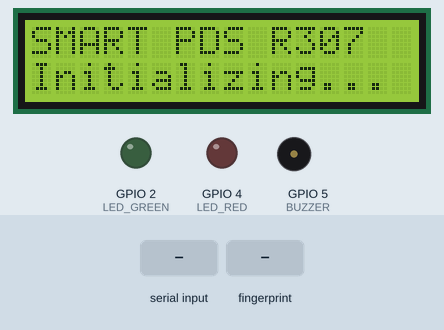
Simulated run of this sketch. Board: ESP32. Shown: 16×2 character LCD, output pins drawn as LEDs (lit = HIGH), buzzer (waves = sounding, pin HIGH). The test bench sets the inputs (shaded band). WiFi joins after 1.5 s; servers stay silent unless stated; what the sketch prints to the serial monitor is not drawn.

Above: at 1.2 s.
At 8.4 s:
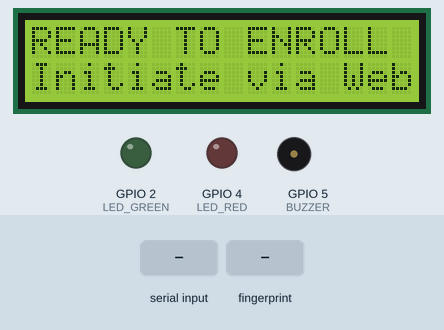
8.5 s: "ENROLL:\n" received over Serial
At 9.9 s:
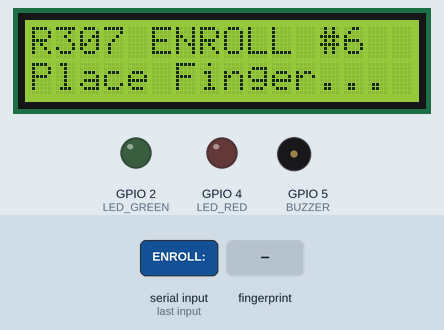
10.2 s: finger stored as number 1 placed on the sensor
At 11.3 s:
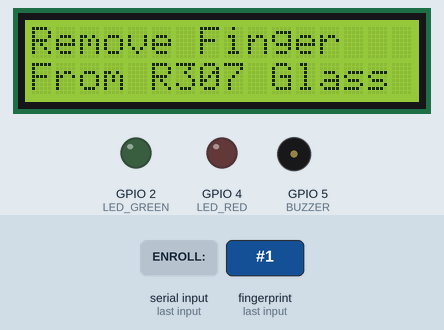
13.2 s: finger stored as number 1 placed on the sensor
At 15.2 s:
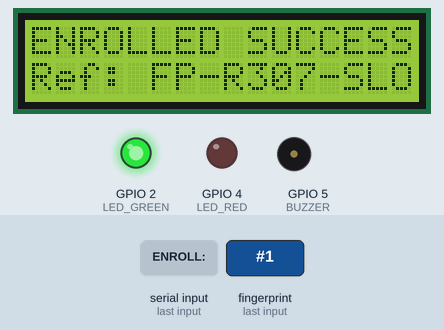
Timing chart, 0 to 18.6 s (numbered marks = the images above; inputs shaded):
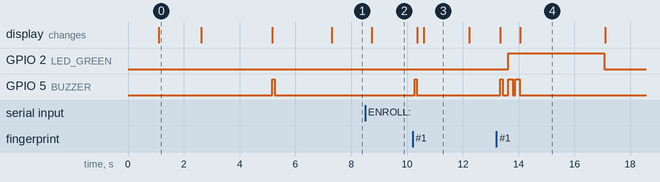

Measured:
- after the input at 8.5 s, the display: changes after 0.23 s (image 2)
- after the input at 10.2 s, GPIO 5 (BUZZER): LOW → HIGH after 0.07 s, → LOW 0.08 s later; the display: first changes after 0.17 s (image 3 shows a later state)
- after the input at 13.2 s, GPIO 2 (LED_GREEN): LOW → HIGH after 0.43 s, → LOW 3.4 s later; GPIO 5 (BUZZER): goes HIGH 0.08 s, LOW 0.20 s, HIGH 0.15 s, LOW 0.10 s, HIGH 0.15 s, then LOW, starting after 0.15 s; the display: first changes after 0.15 s (image 4 shows a later state)
- what the display in image 0 shows lasts 1.5 s, from 1.1 s to 2.6 s
- what the display in image 3 shows lasts 1.6 s, from 10.6 s to 12.2 s

The sketch:

fingerprint_enrollment.ino
```cpp
/*
 * =========================================================================================
 * Smart Indian Public Distribution System (PDS)
 * ESP32 Biometric Fingerprint Enrollment Module - Specifically for R307 Optical Sensor
 * =========================================================================================
 *
 * Hardware:
 * - ESP32 NodeMCU-32S / ESP32-WROOM-32
 * - R307 Optical Fingerprint Sensor Module (1000 Fingerprint Storage, 57600 baud, 5V VCC)
 * - 16x2 I2C Character LCD (PCF8574 backpack)
 * - Status LEDs (Green=GPIO 2, Red=GPIO 4) & Active Buzzer (GPIO 5)
 *
 * R307 6-Pin Connector Wiring:
 *   Pin 1 (Red)    : VCC -> ESP32 5V / VIN (Requires steady 4.5V - 6.0V DC)
 *   Pin 2 (Black)  : GND -> ESP32 GND
 *   Pin 3 (Yellow) : TXD -> ESP32 GPIO 16 (Serial2 RX)
 *   Pin 4 (White)  : RXD -> ESP32 GPIO 17 (Serial2 TX via 1k/2k resistor divider to 3.3V)
 *   Pin 5 (Blue)   : WAK / Touch Out -> ESP32 GPIO 34 (Optional Touch Wakeup)
 *   Pin 6 (Green)  : 3.3V Touch Power -> ESP32 3.3V (Optional)
 *
 * LCD I2C Wiring:
 *   SDA -> ESP32 GPIO 21
 *   SCL -> ESP32 GPIO 22
 * =========================================================================================
 */

#include <WiFi.h>
#include <HTTPClient.h>
#include <Adafruit_Fingerprint.h>
#include <Wire.h>
#include <LiquidCrystal_I2C.h>
#include <ArduinoJson.h>

// WiFi Configuration
const char* ssid = "YOUR_WIFI_SSID";
const char* password = "YOUR_WIFI_PASSWORD";

// Backend API URL (Smart PDS Server)
const char* serverUrl = "http://192.168.1.100:5000/api/iot";
const char* deviceToken = "DEV-ENROLL-KIOSK-01"; // Registered Kiosk Token

// Hardware Pin Definitions
#define R307_RX_PIN 16 // Connects to R307 Yellow (TX)
#define R307_TX_PIN 17 // Connects to R307 White (RX)
#define R307_TOUCH_PIN 34 // Connects to R307 Blue (Touch detect)

const int LED_GREEN = 2;
const int LED_RED = 4;
const int BUZZER = 5;

// Hardware Serial2 for R307 Optical Sensor
HardwareSerial r307Serial(2);
Adafruit_Fingerprint finger = Adafruit_Fingerprint(&r307Serial);
LiquidCrystal_I2C lcd(0x27, 16, 2);

String currentSessionId = "";
String currentCustomerId = "";
String currentMemberId = "head";

void setup() {
  Serial.begin(115200);
  delay(1000);
  Serial.println("\n========================================================");
  Serial.println(" SMART PDS - R307 OPTICAL FINGERPRINT ENROLLMENT NODE   ");
  Serial.println(" Sensor: R307 Optical (Baud: 57600, 512B Template)      ");
  Serial.println("========================================================");

  pinMode(LED_GREEN, OUTPUT);
  pinMode(LED_RED, OUTPUT);
  pinMode(BUZZER, OUTPUT);
  pinMode(R307_TOUCH_PIN, INPUT);

  // Initialize LCD
  Wire.begin(21, 22);
  lcd.init();
  lcd.backlight();
  lcd.setCursor(0, 0);
  lcd.print("SMART PDS R307");
  lcd.setCursor(0, 1);
  lcd.print("Initializing...");

  // Connect to WiFi
  WiFi.begin(ssid, password);
  int wifiAttempts = 0;
  while (WiFi.status() != WL_CONNECTED && wifiAttempts < 15) {
    delay(500);
    Serial.print(".");
    wifiAttempts++;
  }

  if (WiFi.status() == WL_CONNECTED) {
    Serial.println("\n[WiFi] Connected successfully. IP: " + WiFi.localIP().toString());
    lcd.setCursor(0, 1);
    lcd.print("WiFi Connected ");
  } else {
    Serial.println("\n[WiFi] Connection timeout. Operating in Standalone / Serial Mode.");
    lcd.setCursor(0, 1);
    lcd.print("WiFi Offline   ");
  }
  delay(1000);

  // Initialize R307 Optical Sensor on Hardware Serial2
  // R307 default baud rate is strictly 57600 bps
  r307Serial.begin(57600, SERIAL_8N1, R307_RX_PIN, R307_TX_PIN);
  delay(500);

  finger.begin(57600);
  if (finger.verifyPassword()) {
    Serial.println("✅ R307 Optical Fingerprint Sensor detected & authenticated!");

    // Read and print R307 hardware parameters
    finger.getParameters();
    Serial.print("  - Sensor Status: OK (0x"); Serial.print(finger.status_reg, HEX); Serial.println(")");
    Serial.print("  - Storage Capacity: "); Serial.print(finger.capacity); Serial.println(" fingerprint templates");
    Serial.print("  - Security Level: "); Serial.println(finger.security_level);
    Serial.print("  - Packet Size: "); Serial.println(finger.packet_len);

    lcd.clear();
    lcd.print("R307 SENSOR READY");
    lcd.setCursor(0, 1);
    lcd.print("Cap: " + String(finger.capacity) + " Prints");
    beep(100);
  } else {
    Serial.println("❌ ERROR: R307 Optical Sensor not responding!");
    Serial.println("  Check: 1) VCC is 5V (Not 3.3V) | 2) Yellow wire -> GPIO 16 | 3) White wire -> GPIO 17");
    lcd.clear();
    lcd.print("R307 SENSOR ERR");
    lcd.setCursor(0, 1);
    lcd.print("Check 5V & UART");
    digitalWrite(LED_RED, HIGH);
  }

  delay(2000);
  lcd.clear();
  lcd.print("READY TO ENROLL");
  lcd.setCursor(0, 1);
  lcd.print("Initiate via Web");
}

void loop() {
  // Listen for commands from Serial or Web Dashboard
  if (Serial.available()) {
    String cmd = Serial.readStringUntil('\n');
    cmd.trim();

    // Command format: ENROLL:<sessionId>:<customerId>:<memberId>
    if (cmd.startsWith("ENROLL:")) {
      int firstColon = cmd.indexOf(':');
      int secondColon = cmd.indexOf(':', firstColon + 1);
      int thirdColon = cmd.indexOf(':', secondColon + 1);

      currentSessionId = cmd.substring(firstColon + 1, secondColon);
      currentCustomerId = cmd.substring(secondColon + 1, thirdColon != -1 ? thirdColon : cmd.length());
      if (thirdColon != -1) {
        currentMemberId = cmd.substring(thirdColon + 1);
      } else {
        currentMemberId = "head";
      }

      int slotId = findNextFreeR307Slot();
      enrollR307Fingerprint(slotId);
    }
  }

  delay(200);
}

// Find next free template slot in R307 internal flash (slots 1 to 1000)
int findNextFreeR307Slot() {
  for (int id = 1; id <= 1000; id++) {
    if (finger.loadModel(id) != FINGERPRINT_OK) {
      return id; // Free slot found
    }
  }
  return 1;
}

// 2-Pass optical image capture & minutiae template generation for R307
void enrollR307Fingerprint(int slotId) {
  int p = -1;
  lcd.clear();
  lcd.print("R307 ENROLL #" + String(slotId));
  lcd.setCursor(0, 1);
  lcd.print("Place Finger...");

  notifyBackendEnrollStep("WAITING_FOR_FINGERPRINT", "");
  Serial.print("\n[R307] Waiting for clean finger placement in slot #"); Serial.println(slotId);

  // PASS 1: Capture first fingerprint image
  while (p != FINGERPRINT_OK) {
    p = finger.getImage();
    switch (p) {
      case FINGERPRINT_OK:
        Serial.println("[R307] Image 1 captured successfully.");
        break;
      case FINGERPRINT_NOFINGER:
        break;
      case FINGERPRINT_PACKETRECIEVEERR:
        Serial.println("[R307] Communication error with sensor.");
        break;
      case FINGERPRINT_IMAGEFAIL:
        Serial.println("[R307] Optical imaging failure.");
        break;
      default:
        Serial.print("[R307] Unknown error: 0x"); Serial.println(p, HEX);
        break;
    }
    delay(50);
  }

  notifyBackendEnrollStep("SCANNING", "");
  beep(80);
  lcd.setCursor(0, 1);
  lcd.print("Image 1 Converted");

  // Convert Image 1 into CharBuffer 1 (Minutiae extraction)
  p = finger.image2Tz(1);
  if (p != FINGERPRINT_OK) {
    showR307Error("Minutiae Err 1");
    notifyBackendEnrollStep("FAILED", "Could not extract minutiae from image 1.");
    return;
  }

  // Instruct user to remove finger
  lcd.clear();
  lcd.print("Remove Finger");
  lcd.setCursor(0, 1);
  lcd.print("From R307 Glass");
  Serial.println("[R307] Remove finger from prism");
  delay(1500);

  p = 0;
  while (p != FINGERPRINT_NOFINGER) {
    p = finger.getImage();
    delay(50);
  }

  // PASS 2: Place same finger again for template confirmation
  lcd.clear();
  lcd.print("Place Same");
  lcd.setCursor(0, 1);
  lcd.print("Finger Again...");
  Serial.println("[R307] Place same finger for second verification pass");

  p = -1;
  while (p != FINGERPRINT_OK) {
    p = finger.getImage();
    delay(50);
  }

  lcd.setCursor(0, 1);
  lcd.print("Processing 2...");
  beep(80);

  // Convert Image 2 into CharBuffer 2
  p = finger.image2Tz(2);
  if (p != FINGERPRINT_OK) {
    showR307Error("Minutiae Err 2");
    notifyBackendEnrollStep("FAILED", "Could not extract minutiae from image 2.");
    return;
  }

  // Step 3: Combine CharBuffer 1 & 2 to generate standard R307 Model
  p = finger.createModel();
  if (p == FINGERPRINT_OK) {
    Serial.println("[R307] Both passes matched! Template model generated.");
  } else if (p == FINGERPRINT_ENROLLMISMATCH) {
    showR307Error("Prints Mismatch!");
    notifyBackendEnrollStep("FAILED", "First and second fingerprint passes did not match.");
    return;
  } else {
    showR307Error("Model Gen Err");
    notifyBackendEnrollStep("FAILED", "Could not create template model.");
    return;
  }

  // Step 4: Store in R307 Flash Memory
  p = finger.storeModel(slotId);
  if (p == FINGERPRINT_OK) {
    Serial.println("[R307] Stored successfully in internal flash slot: " + String(slotId));
    digitalWrite(LED_GREEN, HIGH);
    beep(150); delay(100); beep(150);

    // Generate secure one-way reference string (Raw biometric stays on R307 hardware)
    String templateRef = "FP-R307-SLOT" + String(slotId) + "-" + String(millis());

    lcd.clear();
    lcd.print("ENROLLED SUCCESS");
    lcd.setCursor(0, 1);
    lcd.print("Ref: " + templateRef.substring(0, 11));

    notifyBackendEnrollStep("SUCCESS", templateRef);
    delay(3000);
    digitalWrite(LED_GREEN, LOW);
  } else {
    showR307Error("Flash Store Err");
    notifyBackendEnrollStep("FAILED", "Could not write template to R307 flash memory.");
  }

  lcd.clear();
  lcd.print("READY TO ENROLL");
  lcd.setCursor(0, 1);
  lcd.print("Initiate via Web");
}

void notifyBackendEnrollStep(String status, String templateRef) {
  if (WiFi.status() != WL_CONNECTED || currentSessionId == "") return;

  HTTPClient http;
  http.begin(String(serverUrl) + "/enroll/step");
  http.addHeader("Content-Type", "application/json");
  http.addHeader("X-Device-Token", deviceToken);

  StaticJsonDocument<256> doc;
  doc["sessionId"] = currentSessionId;
  doc["status"] = status;
  if (templateRef != "") doc["templateRef"] = templateRef;

  String reqBody;
  serializeJson(doc, reqBody);

  int httpCode = http.POST(reqBody);
  Serial.print("[Backend] Step notification sent. HTTP Response: "); Serial.println(httpCode);
  http.end();
}

void showR307Error(String msg) {
  lcd.clear();
  lcd.print("R307 ERROR");
  lcd.setCursor(0, 1);
  lcd.print(msg);
  digitalWrite(LED_RED, HIGH);
  beep(600);
  delay(2500);
  digitalWrite(LED_RED, LOW);
}

void beep(int ms) {
  digitalWrite(BUZZER, HIGH);
  delay(ms);
  digitalWrite(BUZZER, LOW);
}
```
